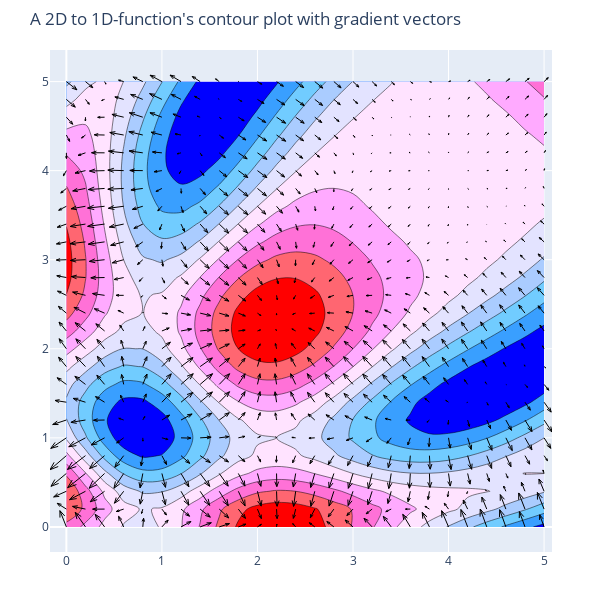
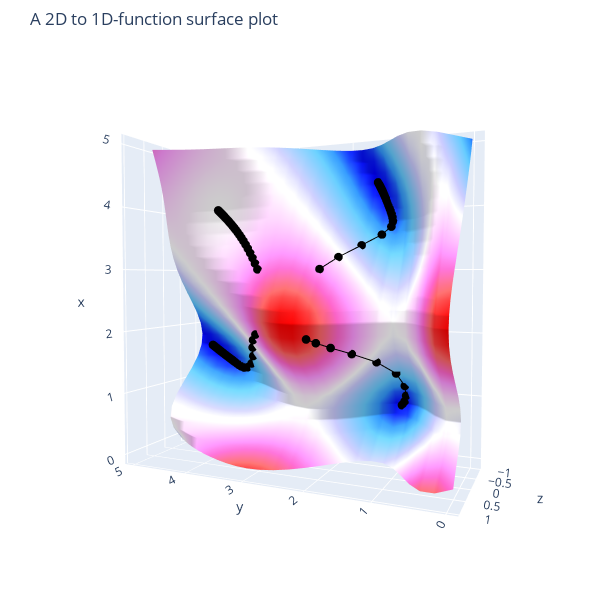

Notebook source saved alongside these figures, in order:
### Markdown cell above
# Resultat
Testköra och experimentera med algoritmen med denna kod som bygger på det du gjort tidigiare.

### Code cell
# Experiment with these values
# - Add/move starting points to find all minima in between (0,0) and (5,5)
# - Analyze what happens with a large step size multiplier (alpha).
starting_points = [(2, 2), (2, 3), (3, 2), (3, 3)]
alpha = 0.2                
min_step_size = 0.001
max_steps = 100

# ------------------------------------------------------------------------------

# Runs gradient descent until our steps becomes too small (< min_step_size) or
# we have taken the maximum amount of steps
sim.gd_trails = []
for starting_point in starting_points:
    x, y = starting_point
    gd_trail = np.array([[x, y, f(x,y)]])
    latest_step_length = np.inf

    while latest_step_length > min_step_size and len(gd_trail) <= max_steps:
        x, y, latest_step_length = gradient_descent_step(x, y, alpha=alpha)
        gd_trail = np.append(gd_trail, [[x, y, f(x,y)]], axis=0)

    sim.gd_trails.append(gd_trail)
    print('Ran GD from f({:.2f}, {:.2f})={:5.2f} to f({:.2f}, {:.2f})={:5.2f} after {} steps.'.format(*gd_trail[0,:], *gd_trail[-1,:], len(gd_trail)))

sim.run()
